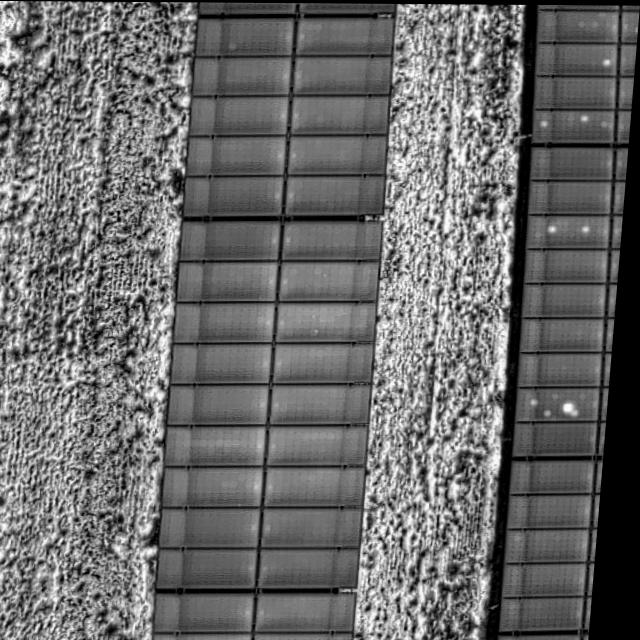
#> input picture it works/test data/Hotspot/0raw_data_total_dataset_DJI_20230809120110_0009_T_jpg.rf.7d2d67488f362ce71eb89c04ff5d7737.jpg, 640 x 640 px; its folder holds only this picture in this run
$ python onlyfault.py 'test data/Hotspot/0raw_data_total_dataset_DJI_20230809120110_0009_T_jpg.rf.7d2d67488f362ce71eb89c04ff5d7737.jpg'
#> lines starting #> are read from the running program, lines starting #| are printed output that depends on the picture; after the words box and inside, x2 and y2 are one past the last pixel; in counts of white or black regions, pixels touching at a corner belong together
#> further down, img is the input picture: shape (640, 640, 3); min 0, max 255, mean 105.7
# ==============================================================================
# Thermal Image Analysis System for Photovoltaic Fault Detection   (v3)
# ------------------------------------------------------------------------------
# PIPELINE
#
#   1. TILT          coarse-to-fine projection-variance scan  ->  2-D FFT verification
#   2. PANEL AREA    LTI moving-variance maps (coarse window = area, fine window = borders),
#                    cut automatically with Otsu on a LOG scale
#   3. PANEL EDGES   1-level 2-D DWT edge bands (horizontal / vertical borders)
#   4. PANEL ROI     variance blobs -> morphological closing -> INSIDE CHECK
#                    (grow / trim / split / verify every row) -> DWT border snap -> +1 px pad
#   5. NOISE + HEAT  3x3 median noise removal inside the panel, thermal-delta map
#                    (pixel - local panel background), static row structure removed
#   6. HARD WAVELET  hard-threshold DWT of the heat map inside the ROI; two outputs:
#                      - thermal anomaly       (de-noised heat above threshold)
#                      - abrupt brightness increase (surviving detail coefficients)
#                    BOTH are marked as anomalies
#   7. CLASSIFY      squarish / small  -> Hotspot
#                    long              -> Line Fault
#                    long + lighter    -> Partial Shading
#
# THRESHOLDS
#   No fixed grey-level numbers.  Every threshold is DERIVED from the image being
#   processed (noise sigma, brightness range, cell size, Otsu split, ...).  `Config`
#   holds only RELATIVE knobs (sigma multipliers, fractions, cell-size multiples).
#   The dashboard has TWO sliders, which are all you normally need:
#       Sensitivity       right = catch weaker anomalies, left = only strong ones
#       Panel ROI cutoff  right = looser (larger ROI),   left = stricter (tighter ROI)
#   The derived absolute values are printed to the console on every update.
#
# Required packages:   pip install opencv-python numpy scipy PyWavelets matplotlib
# Run:                 python pv_fault_detection.py [image_path] [--no-tuner]
# ==============================================================================


# ==============================================================================
# BLOCK 1: IMPORTING LIBRARIES
# ==============================================================================

import sys                                   # Exit gracefully on fatal errors
import copy                                  # Deep-copy the config for the live tuner
import argparse                              # Optional command-line image path
from dataclasses import dataclass, field     # Clean, editable configuration containers
from types import SimpleNamespace            # Lightweight "bag of results" objects

import cv2                                   # OpenCV - image I/O + all computer-vision operations
import numpy as np                           # NumPy - matrix maths
import pywt                                  # PyWavelets - 2-D Discrete Wavelet Transform
import scipy.signal as spsig                 # SciPy Signal - IIR (Butterworth) filter design
from scipy import ndimage as ndi             # SciPy ndimage - nearest-panel-pixel fill
import matplotlib.pyplot as plt              # Matplotlib - diagnostic dashboard
from matplotlib.patches import Polygon       # Draw rotated fault boxes on the plots
from matplotlib.widgets import Slider, Button   # Live threshold tuner

try:                                         # Tkinter is only needed for the file-picker pop-up
    import tkinter as tk
    from tkinter import filedialog
except ImportError:                          # (headless machines: pass the path on the command line)
    tk, filedialog = None, None


# ==============================================================================
# CONFIGURATION  -  the ONLY place you need to edit
# ------------------------------------------------------------------------------
# Every value below is RELATIVE (a multiplier, a fraction, a number of cells).
# The absolute threshold used on a given image is computed from that image.
# ==============================================================================

@dataclass
class TiltCfg:
    coarse_range_deg: float = 45.0      # coarse scan covers  -R ... +R degrees
    coarse_step_deg: float = 1.0        # coarse scan step
    fine_half_range_deg: float = 2.0    # fine scan covers  coarse_winner +/- this
    fine_step_deg: float = 0.1          # fine scan step
    analysis_max_side: int = 640        # angle search runs on a copy no larger than this (speed)
    fft_r_min: float = 0.012            # FFT ring: inner radius (cycles/pixel) - skips DC blob
    fft_r_max: float = 0.30             # FFT ring: outer radius (cycles/pixel)
    agree_tol_deg: float = 3.0          # FFT and projection estimates "agree" inside this


@dataclass
class RoiCfg:
    var_window_frac: float = 0.03       # coarse LTI window (panel AREA)  = this * min(H, W)  (0.03 -> 15 px on 512 px)
    fine_window_frac: float = 0.01      # fine LTI window (panel BORDERS / inside check) = this * min(H, W)
    var_thresh_scale: float = 1.0       # PANEL ROI CUTOFF: x the automatic (Otsu) cut.  <1 stricter, >1 looser
    auto_cutoff: bool = True            # if the ROI is empty / covers almost everything, retry other cutoffs
    inside_frac: float = 0.5            # a row/column is "panel" if it is >= this * the panel's own smoothness
    dark_frac: float = 0.10             # ignore pixels darker than this * (99.5th percentile brightness)
    wavelet: str = 'db4'                # mother wavelet for the panel-edge DWT
    edge_z: float = 4.0                 # a DWT border must exceed  edge_z * robust-noise  to be accepted
    snap_to_edges: bool = True          # extend ROI sides outward onto the DWT panel borders
    close_h_cells: float = 2.5          # horizontal closing kernel = this * cell width (bridges module gaps / faults)
    gap_split_cells: float = 1.2        # a non-panel column band wider than this * cell width splits a row in two
    min_panel_cells: float = 3.0        # smallest ROI blob kept, in cell footprints
    min_smooth_frac: float = 0.35       # a candidate must be at least this fraction smooth surface
    pad_px: int = 1                     # final padding ("1 px add-on")


@dataclass
class ThermalCfg:
    bg_window_cells: float = 4.0        # background median window = this * cell width
    margin_cells: float = 0.06          # ROI rim ignored for detection = this * cell width (min 2 px)
    sensitivity: float = 1.0            # global detection gain.  >1 more sensitive (thresholds / gain)
    z_hi: float = 5.0                   # seed threshold   = z_hi * noise sigma
    z_lo: float = 2.5                   # growth threshold = z_lo * noise sigma
    min_contrast_frac: float = 0.06     # ...but never below this fraction of the image dynamic range
    hyst_ratio: float = 0.5             # growth threshold is at least this * seed threshold
    wavelet: str = 'db4'                # wavelet for the hard-threshold enhancement
    wav_level: int = 2                  # decomposition depth
    wav_tau_scale: float = 0.7          # hard threshold = scale * sigma * sqrt(2 ln N)  (Donoho universal)
    wav_gain: float = 1.0               # >1 boosts the surviving (abrupt) detail coefficients
    abrupt_z: float = 2.0               # abrupt-increase map must exceed abrupt_z * sigma to count as anomaly
    denoise: bool = True                # 3x3 median inside the panel before the heat map (removes salt & pepper)
    frag_gap_cells: float = 0.5         # bridge gaps up to this * cell width ALONG a row (cell gaps cut a stripe)
    frag_gap_v_cells: float = 0.15      # ...but only this much across rows (keeps neighbouring faults apart)
    peak_radius_cells: float = 0.25     # growth is judged against the strongest pixel within this * cell width
    region_peak_frac: float = 0.4       # a fault keeps only pixels >= this * its own peak (stops halo bloat)
    min_region_cells: float = 0.01      # smallest fault kept, in cell footprints (min 6 px)


@dataclass
class ClassCfg:
    aspect_long: float = 3.0            # long side / short side needed to count as "long"
    min_len_h_cells: float = 1.5        # a horizontal line must be >= this many cell WIDTHS long
    min_len_v_cells: float = 0.5        # a vertical line must be >= this many cell HEIGHTS long
    ps_max_heat: float = 0.5            # long + heat below this = Partial Shading, else Line Fault
    ref_floor_frac: float = 0.4         # heat reference is at least this * image dynamic range


@dataclass
class FsiCfg:
    w_area: float = 0.35                # weight of spatial extent in the FSI
    w_intensity: float = 0.65           # weight of thermal intensity in the FSI
    full_area_cells: float = 2.0        # a fault covering this many cell footprints = full area score
    type_weight: dict = field(default_factory=lambda: {
        'Hotspot': 1.0, 'Line Fault': 0.75, 'Partial Shading': 0.40})


@dataclass
class IirCfg:
    enabled: bool = True                # run the Butterworth continuity check on long faults
    order: int = 2                      # Butterworth order
    cutoff: float = 0.20                # normalised digital cut-off (1.0 = Nyquist)
    min_cover: float = 0.90             # fraction of the fault length that must stay hot
    can_reclassify: bool = False        # True: an unconfirmed Line Fault is downgraded to Hotspot


@dataclass
class Config:
    tilt: TiltCfg = field(default_factory=TiltCfg)
    roi: RoiCfg = field(default_factory=RoiCfg)
    thermal: ThermalCfg = field(default_factory=ThermalCfg)
    cls: ClassCfg = field(default_factory=ClassCfg)
    fsi: FsiCfg = field(default_factory=FsiCfg)
    iir: IirCfg = field(default_factory=IirCfg)


# Fault colours (BGR for OpenCV) and short labels
FAULT_COLOR = {'Hotspot': (0, 0, 255), 'Line Fault': (0, 255, 255), 'Partial Shading': (0, 165, 255)}
FAULT_ABBR = {'Hotspot': 'HS', 'Line Fault': 'LF', 'Partial Shading': 'PS'}


def odd(n, lo=3):
    """Round to the nearest odd integer >= lo (kernel sizes must be odd)."""
    n = max(int(round(n)), lo)
    return n if n % 2 == 1 else n + 1


# ==============================================================================
# BLOCK 2: IMAGE FILE SELECTION
# ==============================================================================

# [10 lines left out: function select_image, not called in this run]


# ==============================================================================
# BLOCK 3: TILT ALIGNMENT   (coarse -> fine scan, then FFT verification)
# ------------------------------------------------------------------------------
# A) Coarse scan  : 91 angles, -45..+45 deg, 1 deg steps
# B) Fine scan    : 41 angles around the coarse winner, 0.1 deg steps
#    Score        : var(row means) + var(column means).  Horizontal panel rows
#                   make the row-mean signal swing strongly -> large variance.
# C) Final rotate : winning angle, cubic interpolation, on the FULL image.
# D) FFT verify   : Hanning-windowed 2-D DFT.  A tilted grid puts its spectral
#                   energy on two perpendicular streaks; the streak direction is
#                   the tilt.  Instead of trusting one brightest pixel, the
#                   log-magnitude is integrated over a ring at every angle
#                   (angular energy profile), folded modulo 90 deg, and the peak
#                   of that profile is the FFT tilt estimate.
#
# Improvements over v1: the angle search runs on a downscaled copy (same angle,
# much faster); the FFT estimate uses the whole angular profile (robust); a
# validity mask of the rotated frame is returned so replicated border pixels are
# never mistaken for "smooth panel surface" downstream.
# ==============================================================================

def _projection_score(img, angle, cx, cy):
    M = cv2.getRotationMatrix2D((cx, cy), angle, 1.0)
    rot = cv2.warpAffine(img, M, (img.shape[1], img.shape[0]),
                         flags=cv2.INTER_NEAREST, borderMode=cv2.BORDER_REPLICATE)
    return float(np.var(np.mean(rot, axis=1)) + np.var(np.mean(rot, axis=0)))


def fft_tilt_estimate(gray, tcfg):
    """Independent tilt estimate from the Hanning-windowed 2-D DFT (returns angle, log-magnitude)."""
    h, w = gray.shape
    g = gray.astype(np.float32)
    g -= g.mean()                                              # remove DC so it cannot dominate
    win = np.outer(np.hanning(h), np.hanning(w)).astype(np.float32)   # taper edges -> no spectral leakage
    F = np.fft.fftshift(np.fft.fft2(g * win))                  # 2-D DFT, DC moved to the centre
    mag = np.log1p(np.abs(F)).astype(np.float32)               # log-magnitude spectrum

    # Sample the spectrum on a polar grid: 720 angles (0.5 deg) x 96 radii (physical frequency units,
    # so non-square images keep true angles).
    n_ang = 720
    theta = np.linspace(0.0, 2.0 * np.pi, n_ang, endpoint=False)
    rho = np.linspace(tcfg.fft_r_min, tcfg.fft_r_max, 96)
    mx = (w // 2 + np.outer(np.cos(theta), rho) * w).astype(np.float32)
    my = (h // 2 + np.outer(np.sin(theta), rho) * h).astype(np.float32)
    polar = cv2.remap(mag, mx, my, cv2.INTER_LINEAR)
    profile = polar.mean(axis=1)                               # angular energy profile (0.5 deg bins)

    fold = profile.reshape(4, n_ang // 4).sum(axis=0)          # a grid has energy every 90 deg -> fold
    ext = np.concatenate([fold[-4:], fold, fold[:4]])          # circular smoothing (9 bins)
    fold = np.convolve(ext, np.ones(9) / 9.0, mode='same')[4:-4]
    peak_deg = float(np.argmax(fold)) * 0.5                    # 0 .. 90 deg
    fft_angle = ((peak_deg + 45.0) % 90.0) - 45.0              # wrap into [-45, +45)
    return fft_angle, mag


def detect_and_align_tilt(gray, tcfg):
    """
    Returns SimpleNamespace(angle, fft_angle, agree, gray_aligned, valid, rot_mat, fft_mag)
      angle        : tilt (deg) chosen by the projection scan - this one is applied
      fft_angle    : independent FFT estimate (verification only)
      valid        : uint8 mask, 255 where the rotated frame holds real image data
    """
    h, w = gray.shape
    scale = min(1.0, tcfg.analysis_max_side / float(max(h, w)))
    if scale < 1.0:
        small = cv2.resize(gray, (max(16, int(round(w * scale))), max(16, int(round(h * scale)))),
                           interpolation=cv2.INTER_AREA)
    else:
        small = gray
    sh, sw = small.shape
    scx, scy = sw // 2, sh // 2

    # ---- Step A: coarse scan ------------------------------------------------
    R = tcfg.coarse_range_deg
    coarse = np.linspace(-R, R, int(round(2 * R / tcfg.coarse_step_deg)) + 1)
    best_angle, max_score = 0.0, -1.0
    for a in coarse:
        s = _projection_score(small, a, scx, scy)
        if s > max_score:
            max_score, best_angle = s, float(a)
#> this loop made 91 passes
#> (s, max_score) on passes 1 to 8: (737.1, 737.1), (741.9, 741.9), (745.6, 745.6), (747.8, 747.8), (752.2, 752.2), (754.3, 754.3), (757.8, 757.8), (758.5, 758.5)
#> pass 1, in _projection_score, `rot = cv2.warpAffine(img, M, (img.shape[1], img.shape[0]), flags=cv2.I..`:
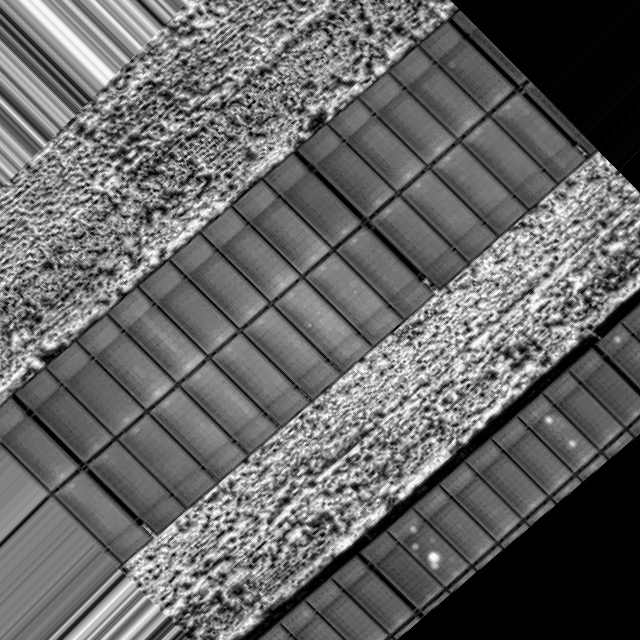
#> rot: shape (640, 640); min 0, max 255, mean 101.8
#> pass 3, in _projection_score (call 3), `rot = cv2.warpAffine(img, M, (img.shape[1], img.shape[0]), flags=cv2.I..`:
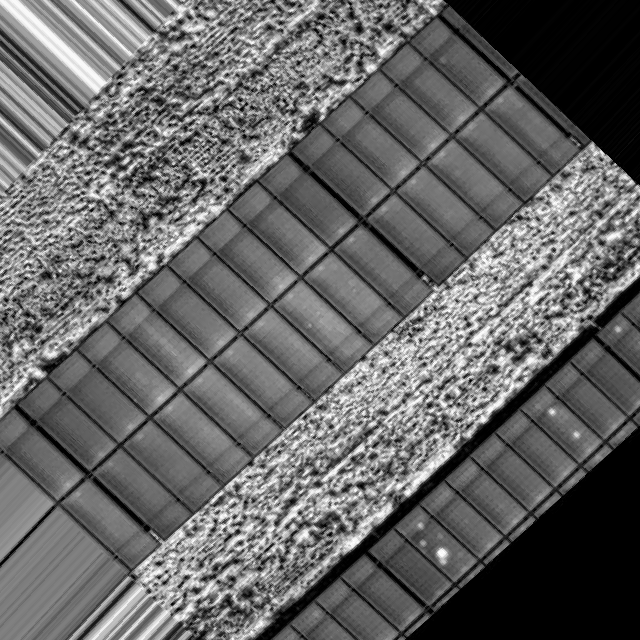
#> rot: shape (640, 640); min 0, max 255, mean 102
#> after the loop, best_angle = 4; max_score = 1406.3

    # ---- Step B: fine scan around the coarse winner -------------------------
    fh = tcfg.fine_half_range_deg
    n_fine = int(round(2 * fh / tcfg.fine_step_deg)) + 1
    for a in np.linspace(best_angle - fh, best_angle + fh, n_fine):
        s = _projection_score(small, a, scx, scy)
        if s > max_score:
            max_score, best_angle = s, float(a)
#> this loop made 41 passes
#> s on passes 1 to 8: 1114.7, 1125.4, 1137.8, 1151.8, 1164.8, 1179.3, 1193.6, 1208.1
#> pass 1, in _projection_score (call 92), `rot = cv2.warpAffine(img, M, (img.shape[1], img.shape[0]), flags=cv2.I..`:
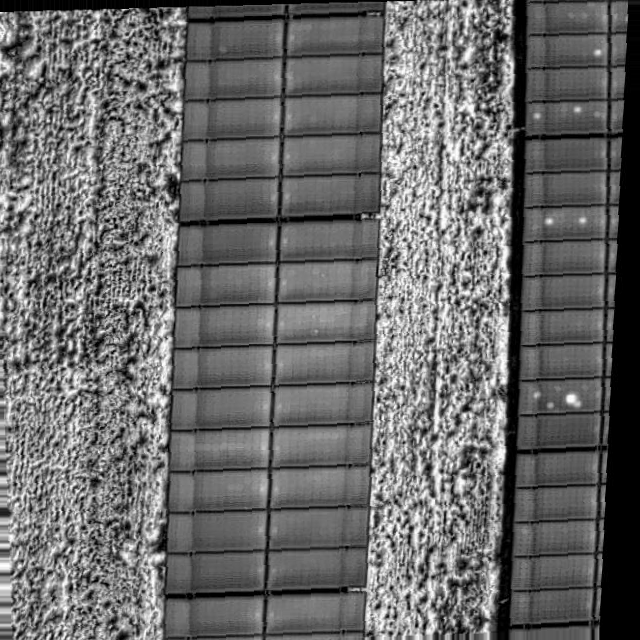
#> rot: shape (640, 640); min 0, max 255, mean 105.3
#> pass 3, in _projection_score (call 94), `rot = cv2.warpAffine(img, M, (img.shape[1], img.shape[0]), flags=cv2.I..`:
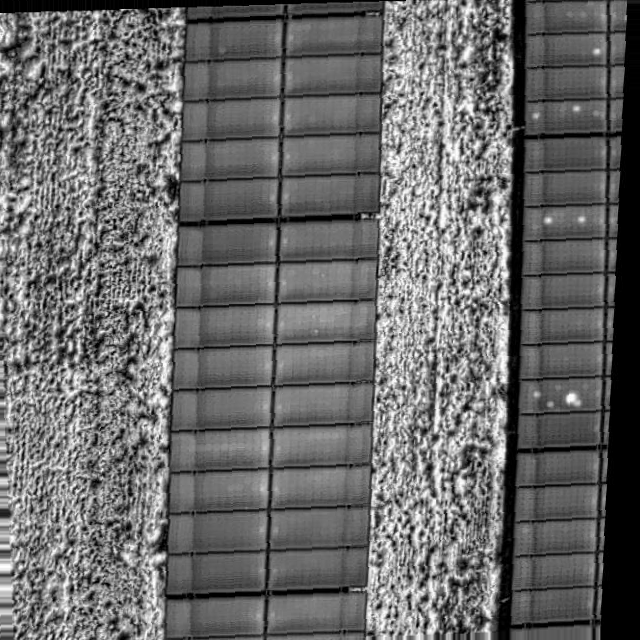
#> rot: shape (640, 640); min 0, max 255, mean 105.3
#> after the loop, best_angle = 4; max_score = 1406.3

    # ---- Step C: final rotation of the FULL image ---------------------------
    rot_mat = cv2.getRotationMatrix2D((w // 2, h // 2), best_angle, 1.0)
#> rot_mat = [[0.998, 0.0698, -21.54], [-0.0698, 0.998, 23.1]]
    gray_aligned = cv2.warpAffine(gray, rot_mat, (w, h), flags=cv2.INTER_CUBIC,
                                  borderMode=cv2.BORDER_REPLICATE)
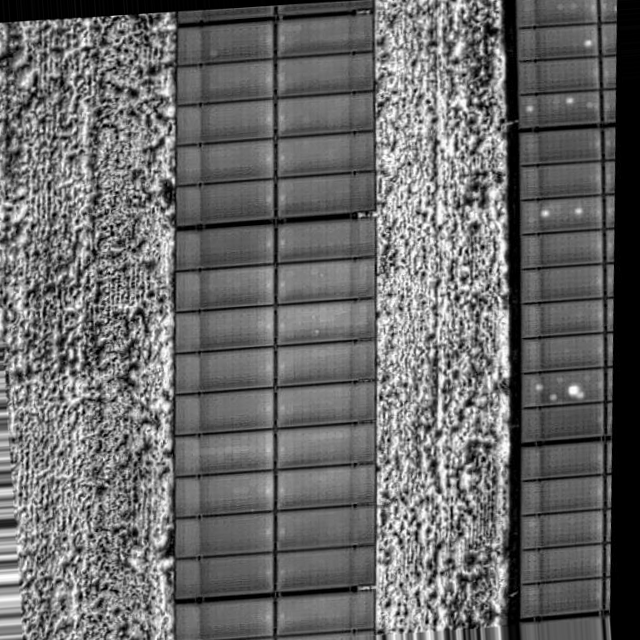
#> gray_aligned: shape (640, 640); min 0, max 255, mean 105
    valid = cv2.warpAffine(np.full((h, w), 255, np.uint8), rot_mat, (w, h),
                           flags=cv2.INTER_NEAREST, borderMode=cv2.BORDER_CONSTANT, borderValue=0)
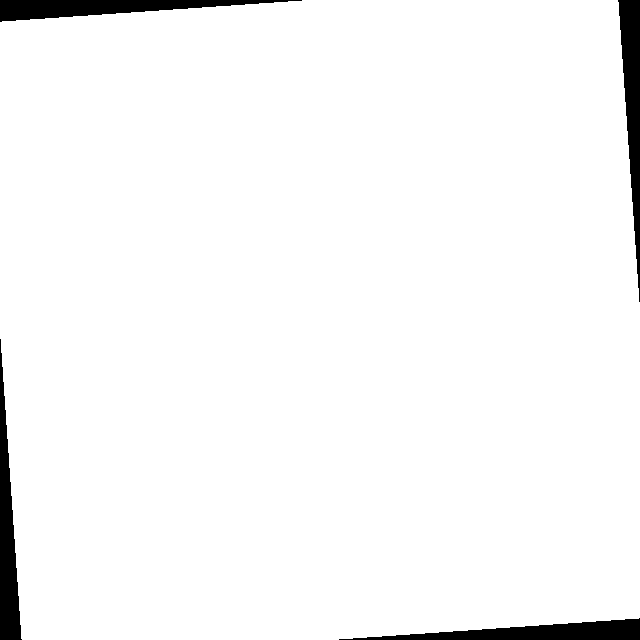
#> valid: shape (640, 640); 96.7% white; 4 black regions, box (x1, y1, x2, y2) and area: (618, 0, 640, 302) 3345, (0, 0, 302, 22) 3344, (0, 339, 22, 640) 3322, (339, 618, 640, 640) 3322
    valid = cv2.erode(valid, np.ones((5, 5), np.uint8))          # 2 px safety rim
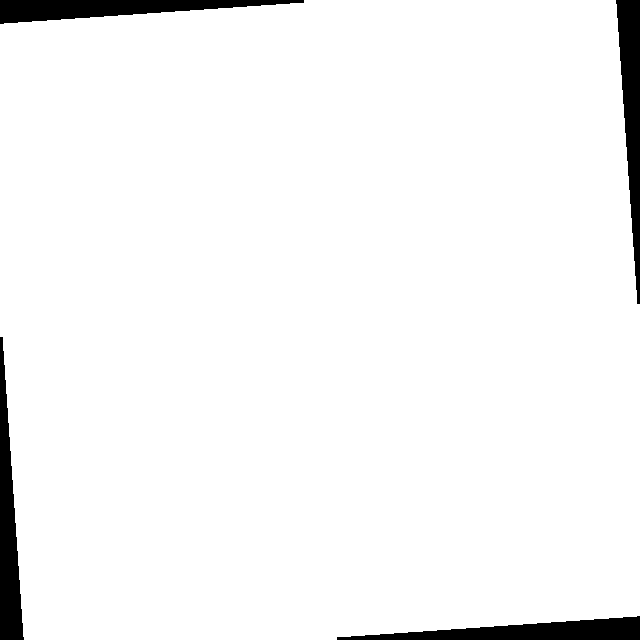
#> valid: shape (640, 640); 96.1% white; 4 black regions, box (x1, y1, x2, y2) and area: (616, 0, 640, 304) 3997, (0, 0, 304, 24) 3996, (0, 337, 24, 640) 3972, (337, 616, 640, 640) 3972

    # ---- Step D: FFT verification (does NOT change the angle) ---------------
    fft_angle, fft_mag = fft_tilt_estimate(small, tcfg)
#> (the rest of the program and of its run is left out)
